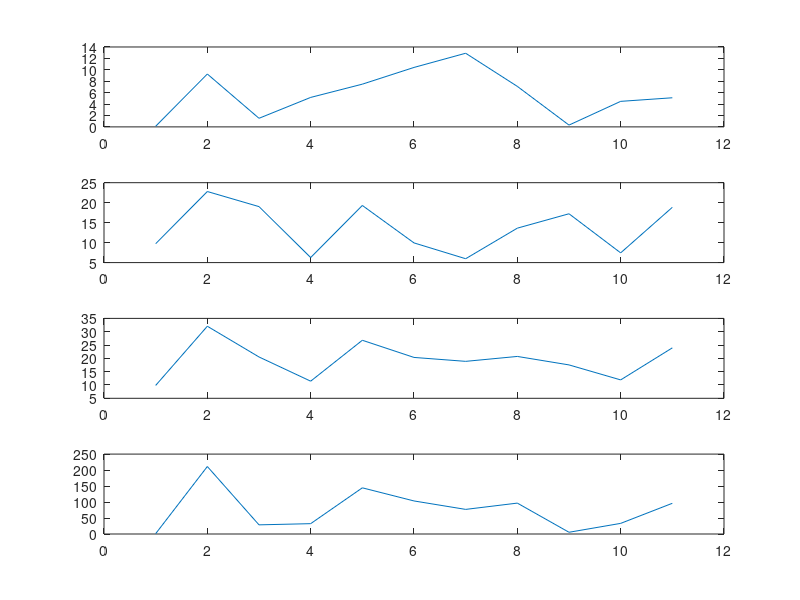

Source code (MATLAB):
clear all;
close all;
clc;

r1 = 13.*rand(11,1);
r2 = 23.*rand(11,1);


w = 1;
t = 0:.01:100;
f1 = 1;
f2 = 3;

s = sin(w.*t*f1);

rs = r1+r2;
rm = r1.*r2;

subplot(4,1,1)
plot(r1)
subplot(4,1,2)
plot(r2)
subplot(4,1,3)
plot(rs)
subplot(4,1,4)
plot(rm)



